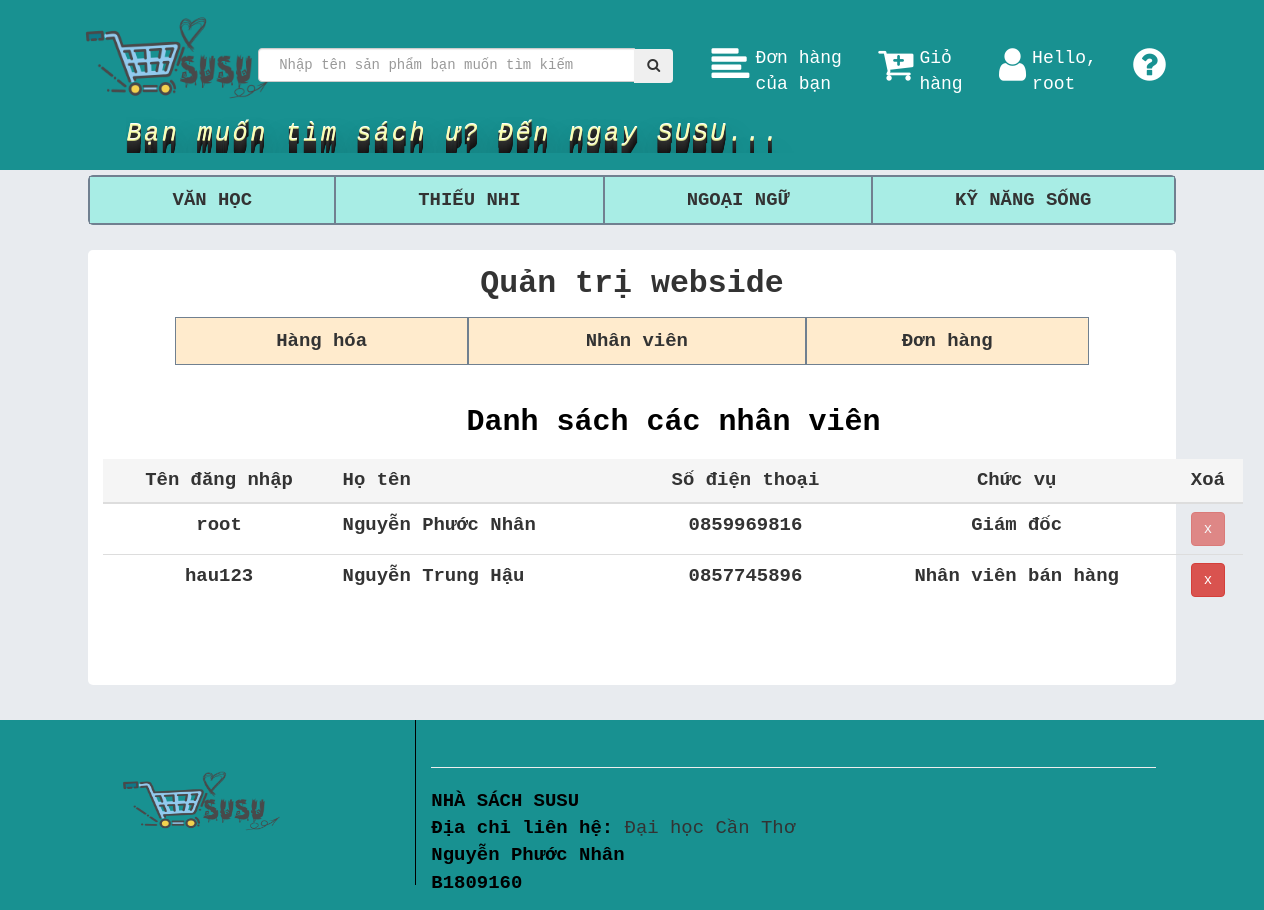
Page /QuanLyBanHang/index.php?p=admin&q=dsnv (signed in) on the committed database.
### tables this page shows
CREATE TABLE `nhanvien` (
  `MSNV` int(11) NOT NULL,
  `HoTenNV` varchar(50) NOT NULL,
  `ChucVu` varchar(50) NOT NULL,
  `DiaChi` varchar(50) DEFAULT NULL,
  `SoDienThoai` char(10) NOT NULL,
  `avatar` char(50) DEFAULT NULL
);

### QuanLyBanHang/lib/functionmysql.php (called while the page is built, shortened)
<?php
function danhsachnhanvien(){
    require "conDB.php";
    $sql = "SELECT a.iduser, a.username, b.HoTenNV, b.ChucVu,b.SoDienThoai
    FROM login a, nhanvien b
    where a.idgroup = 1 and b.MSNV = a.iduser
    ";
    return mysqli_query($conn, $sql);
}
?>

### QuanLyBanHang/ad/dsnv.php (the view, shortened to what this page needs)
<div class="container">
    <div class="col-md 12">
        <div class="row">
            <div class="col-sm-6 col-xs-6 col-sm-offset-3 text-center h2" style="color: rgb(24, 145, 145);"><strong>Danh sách các nhân viên</strong></div>
        </div>
        <div class="row">
            <div class="col-md-12">
                <table class="table table-hover">
                    <thead>
                        <tr class="active">
                            <th class="text-center">Tên đăng nhập</th>
                            <th>Họ tên</th>
                            <th class="text-center">Số điện thoại</th>
                            <th class="text-center">Chức vụ</th>
                            <th class="text-center">Xoá</th>
                        </tr>
                    </thead>
                    <tbody>
                        <?php
                        $dsnvquery = danhsachnhanvien();
                        if ($dsnvquery) {
                            while ($dsnv = mysqli_fetch_array($dsnvquery)) {
                        ?>
                                <tr>
                                    <th>
                                        <div class="text-center"><?php echo $dsnv['username']; ?></div>
                                    </th>
                                    <th>
                                        <div><?php echo $dsnv['HoTenNV']; ?></div>
                                    </th>
                                    <th>
                                        <div class="text-center"><?php echo $dsnv['SoDienThoai'] ?></div>
                                    </th>
                                    <th class="text-center"><?php echo $dsnv['ChucVu']; ?></th>
                                    <th class="text-center"><button <?php if ($dsnv['username'] == $_SESSION['user'] || $dsnv['username'] == 'root') echo "disabled"; ?> id="nv<?php echo $dsnv['iduser']; ?>" class="btn btn-danger">x</button></th>
                                </tr>
                        <?php
                            }
                        }
                        ?>
                    </tbody>
                </table>
            </div>
        </div>
    </div>
</div>

### QuanLyBanHang/index.css (style rules this page uses)
html, .body1 { margin: 0; font-family: 'Courier New', Courier, monospace; font-size: 1.5vw; width: 100%; height: 100%; position: relative; background-color: rgba(232, 235, 239, 0.98); z-index: 1; }
.row { margin: 10px; }
strong { font-weight: 700; color: black; }

### rows in the picture
nhanvien: MSNV.username "root", HoTenNV "Nguyễn Phước Nhân", SoDienThoai "0859969816", ChucVu "Giám đốc"
nhanvien: MSNV.username "hau123", HoTenNV "Nguyễn Trung Hậu", SoDienThoai "0857745896", ChucVu "Nhân viên bán hàng"

### other values in the picture
$_SESSION['user'] "root"
